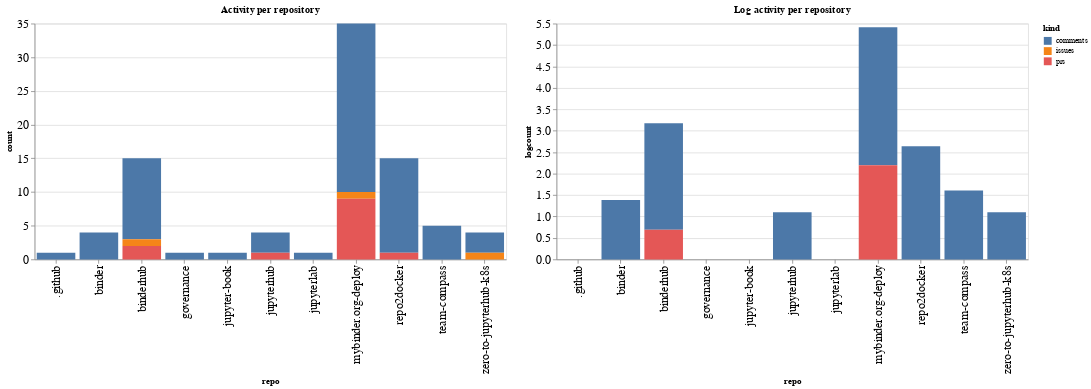

Notebook cell for this chart:
### Code cell
ch1 = alt.Chart(repo_summaries, width=600, title="Activity per repository").mark_bar().encode(
    x='repo',
    y='count',
    color='kind',
    tooltip="kind"
)

ch2 = alt.Chart(repo_summaries, width=600, title="Log activity per repository").mark_bar().encode(
    x='repo',
    y='logcount',
    color='kind',
    tooltip="kind"
)

ch1 | ch2

### Figure 1 — Vega-Lite specification as saved in the notebook (floating-point values rounded to 4 significant figures)
{"config": {"axisLeft": {"labelFontSize": 15}, "axisBottom": {"labelFontSize": 15}}, "hconcat": [{"mark": "bar", "encoding": {"color": {"type": "nominal", "field": "kind"}, "tooltip": {"type": "nominal", "field": "kind"}, "x": {"type": "nominal", "field": "repo"}, "y": {"type": "quantitative", "field": "count"}}, "title": "Activity per repository", "width": 600}, {"mark": "bar", "encoding": {"color": {"type": "nominal", "field": "kind"}, "tooltip": {"type": "nominal", "field": "kind"}, "x": {"type": "nominal", "field": "repo"}, "y": {"type": "quantitative", "field": "logcount"}}, "title": "Log activity per repository", "width": 600}], "data": {"name": "data-ce7fc2651c788292008a50c3376d1a9c"}, "$schema": "https://vega.github.io/schema/vega-lite/v4.8.1.json", "datasets": {"data-ce7fc2651c788292008a50c3376d1a9c": [{"repo": ".github", "kind": "comments", "count": 1, "logcount": 0.0}, {"repo": "binder", "kind": "comments", "count": 4, "logcount": 1.386}, {"repo": "binderhub", "kind": "comments", "count": 12, "logcount": 2.485}, {"repo": "binderhub", "kind": "issues", "count": 1, "logcount": 0.0}, {"repo": "binderhub", "kind": "prs", "count": 2, "logcount": 0.6931}, {"repo": "governance", "kind": "comments", "count": 1, "logcount": 0.0}, {"repo": "jupyter-book", "kind": "comments", "count": 1, "logcount": 0.0}, {"repo": "jupyterhub", "kind": "comments", "count": 3, "logcount": 1.099}, {"repo": "jupyterhub", "kind": "prs", "count": 1, "logcount": 0.0}, {"repo": "jupyterlab", "kind": "comments", "count": 1, "logcount": 0.0}, {"repo": "mybinder.org-deploy", "kind": "comments", "count": 25, "logcount": 3.219}, {"repo": "mybinder.org-deploy", "kind": "issues", "count": 1, "logcount": 0.0}, {"repo": "mybinder.org-deploy", "kind": "prs", "count": 9, "logcount": 2.197}, {"repo": "repo2docker", "kind": "comments", "count": 14, "logcount": 2.639}, {"repo": "repo2docker", "kind": "prs", "count": 1, "logcount": 0.0}, {"repo": "team-compass", "kind": "comments", "count": 5, "logcount": 1.609}, {"repo": "zero-to-jupyterhub-k8s", "kind": "comments", "count": 3, "logcount": 1.099}, {"repo": "zero-to-jupyterhub-k8s", "kind": "issues", "count": 1, "logcount": 0.0}]}}
